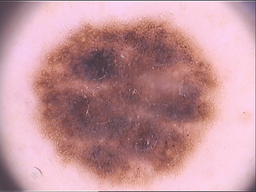
#> input picture wybrane zdj/potwierdzone/IMD437.bmp, 256 x 192 px, shrunk from 768 x 576 before the run
$ python main_hsv_single_image.py
#> lines starting #> are read from the running program, lines starting #| are printed output that depends on the picture; after the words box and inside, x2 and y2 are one past the last pixel; in counts of white or black regions, pixels touching at a corner belong together
### preprocessing.py
import cv2
import numpy as np

def extract_lesion(image):
    # Konwersja na skalę szarości
    gray = cv2.cvtColor(image, cv2.COLOR_BGR2GRAY)

    # Rozmycie Gaussa
    blurred = cv2.GaussianBlur(gray, (29, 29), 0)

    # Progowanie metodą Otsu
    _, thresh = cv2.threshold(blurred, 0, 255, cv2.THRESH_BINARY_INV + cv2.THRESH_OTSU)

    # Wykrywanie konturów
    contours, _ = cv2.findContours(thresh, cv2.RETR_EXTERNAL, cv2.CHAIN_APPROX_SIMPLE)

    # Usunięcie mniejszych konturów (mogą to być włosy lub szumy)
    for contour in contours:
        if cv2.contourArea(contour) < 10000:  # Próg do dostosowania
            cv2.drawContours(thresh, [contour], -1, 0, -1)

    # Ponowne wykrycie konturów po usunięciu mniejszych
    contours, _ = cv2.findContours(thresh, cv2.RETR_EXTERNAL, cv2.CHAIN_APPROX_SIMPLE)

    if len(contours) > 1:
        # Usunięcie konturów dotykających krawędzi obrazu
        h, w = thresh.shape
        valid_contours = []
        for contour in contours:
            for point in contour:
                x, y = point[0]
                # Jeśli kontur dotyka którejkolwiek krawędzi, odrzuć go
                if x <= 0 or y <= 0 or x >= w - 1 or y >= h - 1:
                    break
            else:
                # Jeśli kontur nie dotyka krawędzi, dodaj go do listy
                valid_contours.append(contour)
    else:
        valid_contours = contours
    # Znalezienie największego konturu spośród ważnych
    if valid_contours:
        largest_contour = max(valid_contours, key=cv2.contourArea)
    else:
        raise ValueError("Nie znaleziono odpowiedniego konturu dla znamienia.")

    # Tworzenie maski dla największego konturu
    lesion_mask = np.zeros_like(gray)
    cv2.drawContours(lesion_mask, [largest_contour], -1, 255, thickness=cv2.FILLED)

    # Wyodrębnienie znamienia za pomocą maski
    extracted_lesion = cv2.bitwise_and(image, image, mask=lesion_mask)

    return extracted_lesion, lesion_mask, largest_contour

### color_hsv.py
import cv2
import numpy as np
from sklearn.cluster import KMeans
import matplotlib.pyplot as plt
from collections import Counter
from skimage.color import rgb2hsv
import random

# 1 WERSJA kolory rgb zamienia na hsv, pojedyncze wartosci kolorów z wykorzystaniem KMeans

def analyze_by_reference_hsv(image, mask, n_clusters=11, save_path=None, return_image=False):
    if image.shape[:2] != mask.shape:
        mask = cv2.resize(mask, (image.shape[1], image.shape[0]), interpolation=cv2.INTER_NEAREST)

    image_rgb = cv2.cvtColor(image, cv2.COLOR_BGR2RGB)
    image_hsv = rgb2hsv(image_rgb)

    ref_rgb = {
        "light_brown": (200, 155, 130),
        "red": (255, 0, 0),
        "dark_brown": (126, 67, 48),
        "white": (230, 230, 230),
        "black": (31, 26, 26),
        "blue_gray": (75, 112, 137)
    }

    ref_hsv = {name: rgb2hsv(np.array([[np.array(rgb) / 255.0]])).squeeze() for name, rgb in ref_rgb.items()}

    pixels = []
    coords = []
    for y in range(image.shape[0]):
        for x in range(image.shape[1]):
            if mask[y, x] > 0:
                h, s, v = image_hsv[y, x]
                pixels.append([h * 360, s * 100, v * 100])
                coords.append((y, x))
    pixels = np.array(pixels)

    kmeans = KMeans(n_clusters=n_clusters, random_state=42, n_init=10).fit(pixels)
    labels = kmeans.labels_
    centers = kmeans.cluster_centers_

    def match_reference_hsv(hsv_val):
        h, s, v = hsv_val
        hsv_ref_scaled = {name: (ref[0]*360, ref[1]*100, ref[2]*100) for name, ref in ref_hsv.items()}
        distances = {name: np.linalg.norm(np.array([h, s, v]) - np.array(hsv_scaled))
                     for name, hsv_scaled in hsv_ref_scaled.items()}
        return min(distances, key=distances.get)

    color_map = {
        "light_brown": (200, 155, 130),
        "red": (255, 0, 0),
        "dark_brown": (126, 67, 48),
        "white": (230, 230, 230),
        "black": (31, 26, 26),
        "blue_gray": (75, 112, 137)
    }

    label_image = np.zeros((image.shape[0], image.shape[1], 3), dtype=np.uint8)
    category_labels = []
    for idx, (y, x) in enumerate(coords):
        h, s, v = centers[labels[idx]]
        category = match_reference_hsv((h, s, v))
        category_labels.append(category)
        label_image[y, x] = color_map[category]

    counter = Counter(category_labels)
    total_pixels = len(category_labels)
    included_colors = [cat for cat, count in counter.items() if (count / total_pixels) >= 0.15]
    C = len(included_colors) * 0.5

    print("Udział kolorów:")
    for cat, count in counter.items():
        print(f"  {cat}: {count} pikseli ({(count / total_pixels) * 100:.2f}%)")
    print(f"\n Uwzględnione kolory (≥15%): {included_colors}")
    print(f"Wartość C: {C:.2f}")

    plt.figure(figsize=(12, 6))
    plt.subplot(1, 2, 1)
    plt.imshow(image_rgb)
    plt.title("Oryginalny obraz")

    plt.subplot(1, 2, 2)
    plt.imshow(label_image)
    plt.title("Wariant 1: Klasyfikacja kolorów HSV")
    plt.axis('off')
    plt.tight_layout()
    plt.show()

    if save_path:
        save_img = cv2.cvtColor(label_image, cv2.COLOR_RGB2BGR)
        cv2.imwrite(save_path, save_img)

    if return_image:
        return C, included_colors, counter, label_image
    else:
        return C, included_colors, counter


# 2 WERSJA piksel po pikselu przypisanie, zakres kolorów

# Zakresy HSV (H: 0–360, S: 0–100, V: 0–100)
color_ranges_hsv = {
    "light_brown": [[20, 35], [25, 70], [70, 100]],
    "dark_brown": [[0, 25], [25, 100], [40, 65]],
    "red": [[[0, 1], [359, 360]], [99, 100], [99, 100]],
    "white": [[0, 360], [0, 5], [95, 100]],
    "black": [[0, 360], [0, 100], [0, 40]],
    "blue_gray": [[190, 230], [10, 60], [25, 80]]
}

# Kolory RGB do wizualizacji
color_map = {
    "light_brown": (200, 155, 130),
    "dark_brown": (126, 67, 48),
    "red": (255, 0, 0),
    "white": (230, 230, 230),
    "black": (31, 26, 26),
    "blue_gray": (75, 112, 137)
}

def in_range(val, min_val, max_val):
    return min_val <= val <= max_val

# Funkcja do dopasowania koloru HSV do zakresów
def match_reference_hsv_force1(hsv_val, debug=False):
    h, s, v = hsv_val
    min_distance = float("inf")
    best_match = None
    debug_candidates = []

    for name, (h_range_all, s_range, v_range) in color_ranges_hsv.items():
        # Obsługa wielozakresowego H dla koloru czerwonego
        if isinstance(h_range_all[0], list):
            h_match = any(in_range(h, *hr) for hr in h_range_all)
            h_refs = [(hr[0] + hr[1]) / 2 for hr in h_range_all]
            h_ref = min(h_refs, key=lambda ref: abs(h - ref))
        else:
            h_match = in_range(h, *h_range_all)
            h_ref = (h_range_all[0] + h_range_all[1]) / 2

        s_ref = (s_range[0] + s_range[1]) / 2
        v_ref = (v_range[0] + v_range[1]) / 2

        dist = np.linalg.norm(np.array([h, s, v]) - np.array([h_ref, s_ref, v_ref]))
        debug_candidates.append((name, dist))

        if h_match and in_range(s, *s_range) and in_range(v, *v_range):
            return name

        if dist < min_distance:
            min_distance = dist
            best_match = name

    if debug:
        print(f"\n HSV: H={h:.1f}, S={s:.1f}, V={v:.1f}")
        for name, dist in sorted(debug_candidates, key=lambda x: x[1]):
            print(f"{name}: dystans = {dist:.2f}")
        print(f"Przypisano do: {best_match} (najbliższy kolor)\n")

    return best_match

def analyze_by_reference_hsv_pixel_to_pixel(image, mask, n_clusters=11, save_path=None, return_image=False):
    if image.shape[:2] != mask.shape:
        mask = cv2.resize(mask, (image.shape[1], image.shape[0]), interpolation=cv2.INTER_NEAREST)

    image_rgb = cv2.cvtColor(image, cv2.COLOR_BGR2RGB)
    image_hsv = rgb2hsv(image_rgb)

    pixels = []
    coords = []
    for y in range(image.shape[0]):
        for x in range(image.shape[1]):
            if mask[y, x] > 0:
                h, s, v = image_hsv[y, x]
                pixels.append([h * 360, s * 100, v * 100])
                coords.append((y, x))
    pixels = np.array(pixels)

    kmeans = KMeans(n_clusters=n_clusters, random_state=42, n_init=10).fit(pixels)
    labels = kmeans.labels_
    centers = kmeans.cluster_centers_

    label_image = np.zeros((image.shape[0], image.shape[1], 3), dtype=np.uint8)
    category_labels = []

    print("\n Środki klastrów (HSV):")
    for i, (h, s, v) in enumerate(centers):
        print(f"Klaster {i}: H={h:.1f}, S={s:.1f}, V={v:.1f}")

    for idx, (y, x) in enumerate(coords):
        h, s, v = pixels[idx]
        category = match_reference_hsv_force1((h, s, v), debug=False)
        category_labels.append(category)
        label_image[y, x] = color_map[category]

    counter = Counter(category_labels)
    total_pixels = len(category_labels)
    included_colors = [cat for cat, count in counter.items() if (count / total_pixels) >= 0.15]
    C = len(included_colors) * 0.5

    print("\n Udział kolorów:")
    for cat, count in counter.items():
        print(f"  {cat}: {count} pikseli ({(count / total_pixels) * 100:.2f}%)")
    print(f"\n Uwzględnione kolory (≥15%): {included_colors}")
    print(f"Wartość C: {C:.2f}")

    plt.figure(figsize=(12, 6))
    plt.subplot(1, 2, 1)
    plt.imshow(image_rgb)
    plt.title("Oryginalny obraz")

    plt.subplot(1, 2, 2)
    plt.imshow(label_image)
    plt.title("Klasyfikacja piksel po pikselu")
    plt.axis('off')
    plt.tight_layout()
    plt.show()

    if save_path:
        save_image = cv2.cvtColor(label_image, cv2.COLOR_RGB2BGR)
        cv2.imwrite(save_path, save_image)

    if return_image:
        return C, included_colors, counter, label_image
    else:
        return C, included_colors, counter


# 3 WERSJA za pomoca klastrowania KMeans z priorytetem na kolor czarny, zakresy kolorów

# Zakresy HSV (H: 0–360, S: 0–100, V: 0–100)
color_ranges_hsv = {
    "light_brown": [[20, 35], [25, 70], [70, 100]],
    "dark_brown": [[0, 25], [25, 100], [40, 65]],
    "red": [[[0, 1], [359, 360]], [99, 100], [99, 100]],
    "white": [[0, 360], [0, 5], [95, 100]],
    "black": [[0, 360], [0, 100], [0, 40]],
    "blue_gray": [[190, 230], [10, 60], [25, 80]]
}

color_map = {
    "light_brown": (200, 155, 130),
    "dark_brown": (126, 67, 48),
    "red": (255, 0, 0),
    "white": (230, 230, 230),
    "black": (31, 26, 26),
    "blue_gray": (75, 112, 137)
}

def in_range(val, min_val, max_val):
    return min_val <= val <= max_val

def match_reference_hsv_force2(hsv_val):
    h, s, v = hsv_val

    # Najpierw sprawdzamy czarny kolor
    h_range_all, s_range, v_range = color_ranges_hsv["black"]
    if in_range(h, *h_range_all) and in_range(s, *s_range) and in_range(v, *v_range):
        return "black"

    min_distance = float("inf")
    best_match = None

    for name, (h_range_all, s_range, v_range) in color_ranges_hsv.items():
        if name == "black":
            continue

        if isinstance(h_range_all[0], list):
            h_refs = [(hr[0] + hr[1]) / 2 for hr in h_range_all]
            h_ref = min(h_refs, key=lambda ref: abs(h - ref))
        else:
            h_ref = (h_range_all[0] + h_range_all[1]) / 2

        s_ref = (s_range[0] + s_range[1]) / 2
        v_ref = (v_range[0] + v_range[1]) / 2

        dist = np.linalg.norm(np.array([h, s, v]) - np.array([h_ref, s_ref, v_ref]))
        if dist < min_distance:
            min_distance = dist
            best_match = name

    return best_match

def analyze_by_cluster_centers(image, mask, n_clusters=11, debug_samples=1, save_path=None, return_image=False):
    if image.shape[:2] != mask.shape:
        mask = cv2.resize(mask, (image.shape[1], image.shape[0]), interpolation=cv2.INTER_NEAREST)

    image_rgb = cv2.cvtColor(image, cv2.COLOR_BGR2RGB)
    image_hsv = rgb2hsv(image_rgb)

    pixels = []
    coords = []
    for y in range(image.shape[0]):
        for x in range(image.shape[1]):
            if mask[y, x] > 0:
                h, s, v = image_hsv[y, x]
                pixels.append([h * 360, s * 100, v * 100])
                coords.append((y, x))
    pixels = np.array(pixels)

    kmeans = KMeans(n_clusters=n_clusters, random_state=42, n_init=10).fit(pixels)
    labels = kmeans.labels_
    centers = kmeans.cluster_centers_

    label_image = np.zeros((image.shape[0], image.shape[1], 3), dtype=np.uint8)
    category_labels = []

    print("\n Środki klastrów (HSV):")
    cluster_categories = {}
    for i, center in enumerate(centers):
        h, s, v = center
        category = match_reference_hsv_force2((h, s, v))
        cluster_categories[i] = category
        print(f"Klaster {i}: H={h:.1f}, S={s:.1f}, V={v:.1f} → {category}")

    # Debugowanie losowych pikseli
    sample_indices = random.sample(range(len(coords)), min(debug_samples, len(coords)))
    print("\n DEBUG wybranych pikseli:")
    for idx in sample_indices:
        y, x = coords[idx]
        h, s, v = pixels[idx]
        cluster_idx = labels[idx]
        c_h, c_s, c_v = centers[cluster_idx]
        category = cluster_categories[cluster_idx]
        print(f"Piksel ({y}, {x}) | HSV = ({h:.1f}, {s:.1f}, {v:.1f})")
        print(f"Należy do klastra {cluster_idx} → środek: ({c_h:.1f}, {c_s:.1f}, {c_v:.1f})")
        print(f"Przypisany kolor: {category}\n")

    for idx, (y, x) in enumerate(coords):
        cluster_idx = labels[idx]
        category = cluster_categories[cluster_idx]
        category_labels.append(category)
        label_image[y, x] = color_map[category]

    counter = Counter(category_labels)
    total_pixels = len(category_labels)
    included_colors = [cat for cat, count in counter.items() if (count / total_pixels) >= 0.15]
    C = len(included_colors) * 0.5

    print("\n Udział kolorów:")
    for cat, count in counter.items():
        print(f"  {cat}: {count} pikseli ({(count / total_pixels) * 100:.2f}%)")
    print(f"\n Uwzględnione kolory (≥15%): {included_colors}")
    print(f"Wartość C: {C:.2f}")

    plt.figure(figsize=(12, 6))
    plt.subplot(1, 2, 1)
    plt.imshow(image_rgb)
    plt.title("Oryginalny obraz")

    plt.subplot(1, 2, 2)
    plt.imshow(label_image)
    plt.title("Klastrowanie KMeans z priorytetem na kolor czarny")
    plt.axis('off')
    plt.tight_layout()
    plt.show()

    if save_path:
        save_image = cv2.cvtColor(label_image, cv2.COLOR_RGB2BGR)
        cv2.imwrite(save_path, save_image)

    if return_image:
        return C, included_colors, counter, label_image
    else:
        return C, included_colors, counter

### main_hsv_single_image.py

import cv2
import preprocessing as ps
import color_hsv as color

# Wczytanie obrazu
image_path = 'wybrane zdj/potwierdzone/IMD437.bmp'
image = cv2.imread(image_path)
#> image is the input picture: shape (192, 256, 3); mean B, G, R 155.1, 148.7, 195.6
if image is None:
    raise FileNotFoundError("Nie znaleziono obrazu. Sprawdź ścieżkę do pliku.")

lesion, mask, largest_contour = ps.extract_lesion(image)
#> in extract_lesion, `blurred = cv2.GaussianBlur(gray, (29, 29), 0)`:
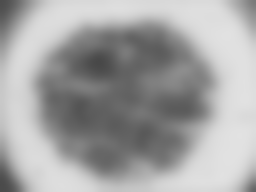
#> blurred: shape (192, 256); min 72, max 226, mean 164
#> in extract_lesion, `_, thresh = cv2.threshold(blurred, 0, 255, cv2.THRESH_BINARY_INV + cv2..`:
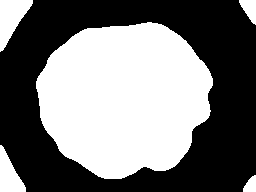
#> thresh: shape (192, 256); 47.1% white; 5 white regions
#> in extract_lesion, `contours, _ = cv2.findContours(thresh, cv2.RETR_EXTERNAL, cv2.CHAIN_AP..`: contours = 5 contours; box (x1, y1, x2, y2) and area: (36, 22, 213, 179) 20855, (0, 0, 33, 52) 862, (0, 145, 26, 192) 633, (239, 0, 256, 25) 228, (243, 175, 256, 192) 132
#> the loop in extract_lesion, `for contour in contours:` made 5 passes
#> after the loop in extract_lesion, `for contour in contours:`:
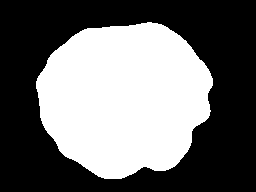
#> thresh: shape (192, 256); 42.9% white; 1 white region
#> in extract_lesion, `contours, _ = cv2.findContours(thresh, cv2.RETR_EXTERNAL, cv2.CHAIN_AP..`: contours = 1 contour; box (x1, y1, x2, y2) and area: (36, 22, 213, 179) 20855
#> in extract_lesion, `valid_contours = contours`: valid_contours has the same summary as contours
#> in extract_lesion, `largest_contour = max(valid_contours, key=cv2.contourArea)`: largest_contour = contour of 234 points, box (x1, y1, x2, y2) (36, 22, 213, 179), area 20855
#> in extract_lesion, `extracted_lesion = cv2.bitwise_and(image, image, mask=lesion_mask)`:
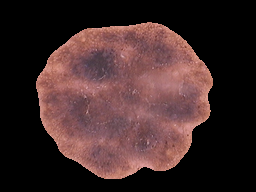
#> extracted_lesion: shape (192, 256, 3); mean B, G, R 41.7, 42, 64.5

print()
print("1 WERSJA")
print()

c_value, color_counts, counter = color.analyze_by_reference_hsv(image, mask, n_clusters=11)
#> after the loop in analyze_by_reference_hsv, `for y in range(image.shape[0]):`: coords = 21094 items
#> in analyze_by_reference_hsv, `centers = kmeans.cluster_centers_`: centers = [[2.35, 36.78, 65.16], [347.5, 32.11, 50.71], [9.82, 41.7, 72.64], [355.7, 35.33, 56.24], [334, 26.05, 36.4], [346.5, 33.05, 43.17], [356.3, 32.42, 65.29], [7.84, 36.2, 78.97], [355.4, 36.6, 49.24], [2, 39.43, 55.15], [7.74, 44.43, 64.27]]
#> the loop in analyze_by_reference_hsv, `for idx, (y, x) in enumerate(coords):` made 21094 passes
#> (y, x) on passes 1 to 3: (22, 147), (22, 148), (22, 149)
#> after the loop in analyze_by_reference_hsv, `for idx, (y, x) in enumerate(coords):`:
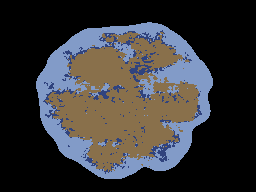
#> label_image: shape (192, 256, 3); mean of channels 0, 1, 2 54.9, 53.3, 54.1; drawn as B, G, R
#> after the loop in analyze_by_reference_hsv, `for idx, (y, x) in enumerate(coords):`: category_labels = 21094 items
#> in analyze_by_reference_hsv, `counter = Counter(category_labels)`: counter = {'light_brown': 8105, 'dark_brown': 1981, 'blue_gray': 11008}
#> in analyze_by_reference_hsv, `total_pixels = len(category_labels)`: total_pixels = 21094
#> in analyze_by_reference_hsv, `included_colors = [cat for cat, count in counter.items() if (count / t..`: included_colors = ['light_brown', 'blue_gray']
#> in analyze_by_reference_hsv, `C = len(included_colors) * 0.5`: C = 1
#> the loop in analyze_by_reference_hsv, `for cat, count in counter.items():` made 3 passes
#> (cat, count) on passes 1 to 3: ('light_brown', 8105), ('dark_brown', 1981), ('blue_gray', 11008)
#> (printed output is left out)
#|  Uwzględnione kolory (≥15%): ['light_brown', 'blue_gray']
#| Wartość C: 1.00
#> c_value = 1; color_counts = ['light_brown', 'blue_gray']

print()
print("2 WERSJA")
print()

c_value, color_counts, counter = color.analyze_by_reference_hsv_pixel_to_pixel(image, mask, n_clusters=11)
#> after the loop in analyze_by_reference_hsv_pixel_to_pixel, `for y in range(image.shape[0]):`: coords = 21094 items
#> the loop in analyze_by_reference_hsv_pixel_to_pixel, `for i, (h, s, v) in enumerate(centers):` made 11 passes
#> (printed output is left out)
#> the loop in analyze_by_reference_hsv_pixel_to_pixel, `for idx, (y, x) in enumerate(coords):` made 21094 passes
#> (y, x) on passes 19 to 21: (23, 154), (23, 155), (23, 156)
#> after the loop in analyze_by_reference_hsv_pixel_to_pixel, `for idx, (y, x) in enumerate(coords):`:
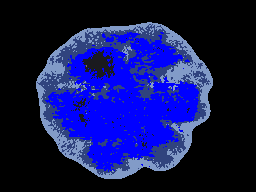
#> label_image: shape (192, 256, 3); mean of channels 0, 1, 2 86.3, 22, 17.6; drawn as B, G, R
#> the loop in analyze_by_reference_hsv_pixel_to_pixel, `for cat, count in counter.items():` made 5 passes
#> (cat, count) on passes 1 to 5: ('light_brown', 4412), ('dark_brown', 5674), ('red', 10283), ('black', 723), ('blue_gray', 2)
#> (printed output is left out)
#|  Uwzględnione kolory (≥15%): ['light_brown', 'dark_brown', 'red']
#| Wartość C: 1.50

print()
print("3 WERSJA")
print()

c_value, color_counts, counter = color.analyze_by_cluster_centers(image, mask, n_clusters=11)
#> the loop in analyze_by_cluster_centers, `for i, center in enumerate(centers):` made 11 passes
#> (printed output is left out)
#> the loop in analyze_by_cluster_centers, `for idx in sample_indices:` made 1 pass
#> idx on pass 1: 12623
#> (printed output is left out)
#> the loop in analyze_by_cluster_centers, `for idx, (y, x) in enumerate(coords):` made 21094 passes
#> (y, x) on passes 1 to 3: (22, 147), (22, 148), (22, 149)
#> after the loop in analyze_by_cluster_centers, `for idx, (y, x) in enumerate(coords):`:
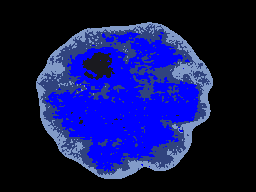
#> label_image: shape (192, 256, 3); mean of channels 0, 1, 2 85.9, 20.9, 16.5; drawn as B, G, R
#> the loop in analyze_by_cluster_centers, `for cat, count in counter.items():` made 4 passes
#> (cat, count) on passes 1 to 4: ('light_brown', 3803), ('dark_brown', 6283), ('red', 10401), ('black', 607)
#> (printed output is left out)
#|  Uwzględnione kolory (≥15%): ['light_brown', 'dark_brown', 'red']
#| Wartość C: 1.50
